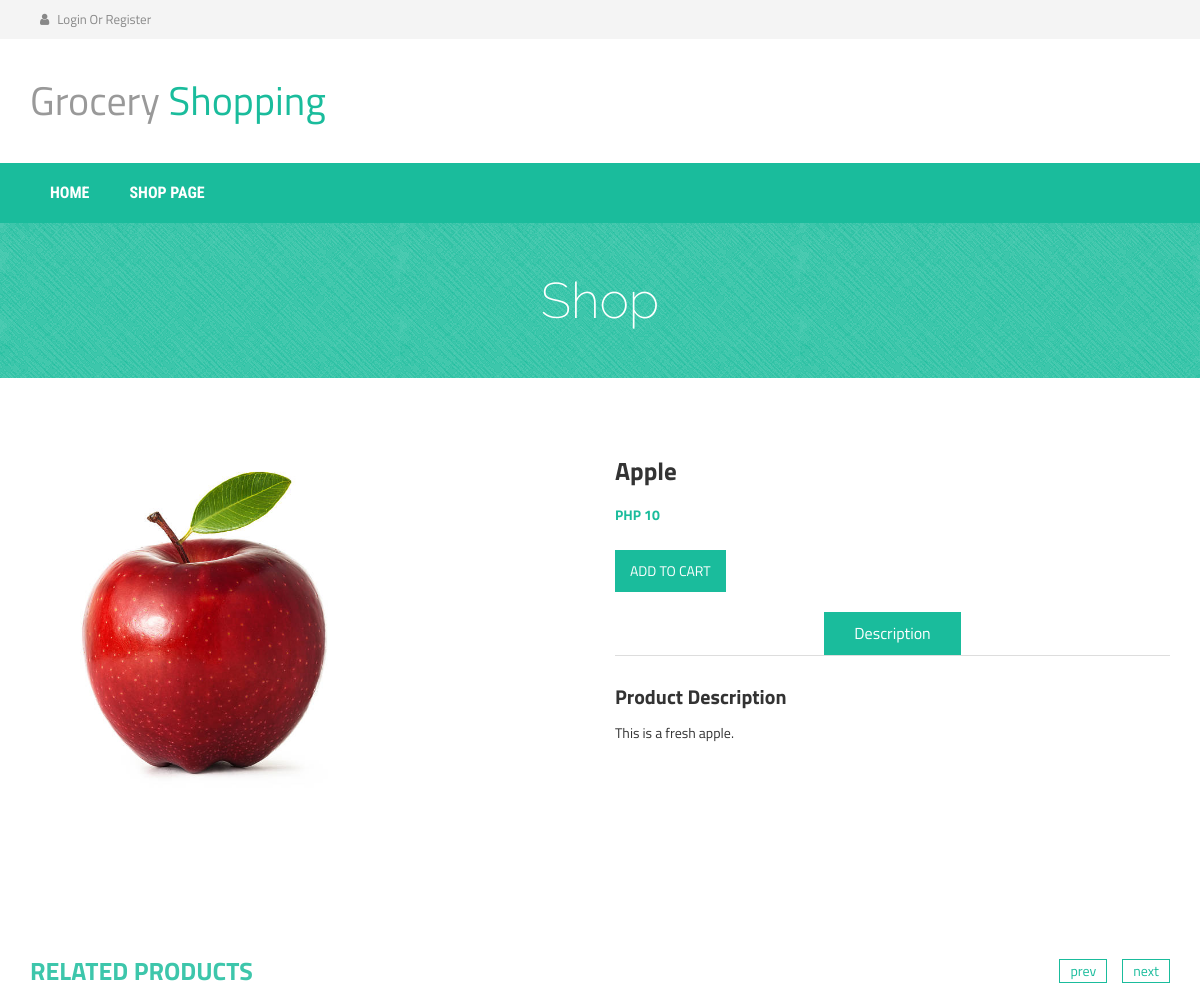
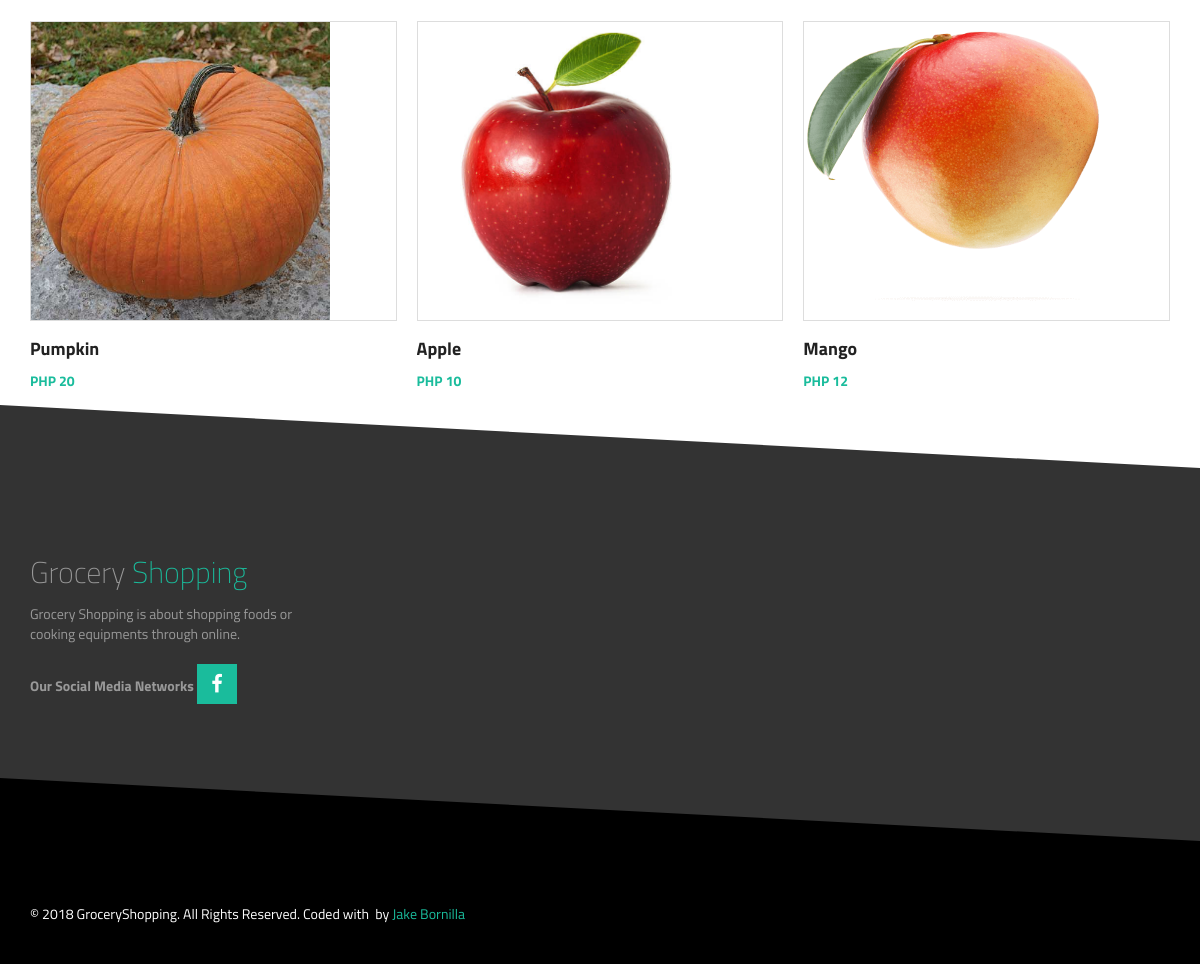
Page /Single?id=4 on the committed database (2 pictures, top to bottom).
### tables this page shows
CREATE TABLE `products` (
  `p_id` int(11) NOT NULL,
  `product_name` varchar(100) NOT NULL,
  `product_category` varchar(100) NOT NULL,
  `product_price` varchar(100) NOT NULL,
  `product_des` varchar(1000) NOT NULL,
  `file_name` varchar(100) NOT NULL,
  `file_path` varchar(100) NOT NULL,
  `file_ext` varchar(100) NOT NULL
);

### application/controllers/Single.php (called while the page is built)
<?php
class Single extends CI_Controller
{
    function index(){
        $id = $_GET['id'];
        $query = $this->Single_model->getPro($id);
        $data['product'] = $query->result();
        $query = $this->Single_model->rel_pro();
        $data['relpro'] = $query->result();
        $this->load->view('single-product',$data);
    }
}

### index.php (called while the page is built, shortened)
<?php
require_once BASEPATH.'core/CodeIgniter.php';

### application/models/Single_model.php (called while the page is built)
<?php
class Single_model extends CI_Model
{
    function getPro($id){
        $query = $this->db->get_where('products',array('p_id' => $id));
        return $query;
    }
    function rel_pro(){
        $query = $this->db->get('products');
        return $query;
    }
}

### application/views/single-product.php (the view, shortened to what this page needs)
<?php include "include/head2.php";?>
<?php include "include/head.php";?>
<div class="product-big-title-area">
    <div class="container">
        <div class="row">
            <div class="col-md-12">
                <div class="product-bit-title text-center">
                    <h2>Shop</h2>
                </div>
            </div>
        </div>
    </div>
</div>
<div class="single-product-area">
    <div class="zigzag-bottom"></div>
    <div class="container">
        <div class="row">
            <div class="col-md-12">
                <div class="product-content-right">
                    <?php
                    if(isset($product)){
                        foreach ($product as $row){
                            ?>
                            <div class="row">
                                <div class="col-sm-6">
                                    <div class="product-images">
                                        <div class="product-main-img">
                                            <img style="height: 350px; width: 350px" src="<?php echo base_url('/uploads/'.$row->file_name) ?>" alt="">
                                        </div>
                                    </div>
                                </div>
                                <div class="col-sm-6">
                                    <div class="product-inner">
                                        <h2 class="product-name"><?php echo $row->product_name ?></h2>
                                        <div class="product-inner-price">
                                            <ins>PHP <?php echo $row->product_price ?></ins>
                                        </div>
                                        <a href="<?php echo base_url()?>index.php/Cart?id=<?php echo $row->p_id ?>" ><button class="add_to_cart_button" type="submit">Add to cart</button></a>
                                        <br/><br/>
                                        <div role="tabpanel">
                                            <ul class="product-tab" role="tablist">
                                                <li role="presentation" class="active"><a href="#home" aria-controls="home" role="tab" data-toggle="tab">Description</a></li>
                                            </ul>
                                            <div class="tab-content">
                                                <div role="tabpanel" class="tab-pane fade in active" id="home">
                                                    <h2>Product Description</h2>
                                                    <p>
                                                        <?php echo $row->product_des ?>
                                                    </p>
                                                </div>
                                            </div>
                                        </div>
                                    </div>
                                </div>
                            </div>
                            <?php
                        }
                    }
                    ?>
                    <br/><br/><br/><br/><br/>
                    <div class="related-products-wrapper">
                        <h2 class="related-products-title">Related Products</h2>
                        <div class="related-products-carousel">
                            <?php
                            if(isset($relpro)){
                                foreach($relpro as $row ){
                                    ?>
                            <div class="single-product">
                            <div class="product-f-image">
                                <img style="height: 300px; width: 300px" src="<?php echo base_url() ?>uploads/<?php echo $row->file_name ?>" alt="">
                                <div class="product-hover">
                                </div>
                            </div>
                            <h2><a href=""><?php echo $row->product_name ?></a></h2>
                            <div class="product-carousel-price">
                                <ins>PHP <?php echo $row->product_price ?></ins>
                            </div>
                        </div>
                                    <?php
                                }
                            }
                            ?>
                        </div>
                    </div>
                </div>
            </div>
        </div>
    </div>
</div>
<?php include "include/footer.php";?>
<?php include "include/footer2.php";?>

### assets/style.css (style rules this page uses)
img { max-width: 100%; height: auto; }
h1, h2, h3, h4, h5, h6 { font-weight: 700; margin: 0 0 15px; }
body { font-family: 'Titillium Web', sans-serif; }
.slider-area, .promo-area, .brands-area, .maincontent-area, .footer-top-area, .product-widget-area, .product-breadcroumb-area, .single-product-area { position: relative;overflow: hidden }
.zigzag-bottom { background: none repeat scroll 0 0 #1abc9c; bottom: -80px; height: 165px; left: -5%; position: absolute; transform: rotate(3deg); width: 108%; z-index: 9; }
.product-f-image { position: relative; }
.product-hover { height: 100%; left: 0; position: absolute; top: 0; width: 100%;overflow: hidden;border: 1px solid #ddd; }
.product-hover:after { background: none repeat scroll 0 0 #000; content: ""; height: 100%; left: -100%; opacity: 0.6; position: absolute; top: 0; width: 100%;transition: .4s; }
.product-carousel-price ins { color: #1abc9c; font-weight: 700; margin-right: 5px; text-decoration: none; }
.single-product h2 { font-size: 18px; line-height: 25px; margin-bottom: 10px; margin-top: 15px; }
.single-product h2 a { color: #222; }
.single-product { overflow: hidden; }
a { color: #1abc9c }
.product-big-title-area { background: url(img/crossword.png) repeat scroll 0 0 #1ABC9C }
.product-bit-title h2 { font-family: raleway; font-size: 50px; font-weight: 200; margin: 0; padding: 50px 0;color: #fff; }
.single-product-area .zigzag-bottom { background-color: #333333 }
.single-product-area { padding: 80px 0 130px; }
input[type="submit"], button[type=submit] { background: none repeat scroll 0 0 #1abc9c; border: medium none; color: #fff; padding: 11px 20px; text-transform: uppercase; }
.product-main-img { margin-bottom: 20px; }
.product-name { font-size: 25px; margin-bottom: 20px; }
.product-inner-price { margin-bottom: 25px; }
.product-inner-price > ins { color: #1abc9c; font-weight: 700; margin-right: 10px; text-decoration: none; }
.add_to_cart_button { background: none repeat scroll 0 0 #1abc9c; border: medium none; color: #fff; padding: 6px 25px;display: inline-block }
.product-tab { border-bottom: 1px solid #ddd; list-style: outside none none; margin: 0 0 30px; padding: 0; text-align: center; }
.product-tab li { display: inline-block; }
.product-tab li.active { background: none repeat scroll 0 0 #1abc9c; }
.product-tab li.active a { color: #fff; }
.product-tab li a { color: #222; display: block; font-size: 16px; padding: 10px 30px; }
.tab-content h2 { font-size: 20px; }
.tab-content { margin-bottom: 30px; }
.related-products-wrapper { margin-top: 30px; }
.related-products-title { color: #3dc6ab; font-size: 25px; margin-bottom: 30px; text-transform: uppercase; }

### assets/css/responsive.css (style rules this page uses)
@media only screen and (min-width: 992px) and (max-width: 1280px) { input[type="submit"], button[type="submit"] { padding: 11px 15px; } }

### rows in the picture
products: file_name (picture), product_name "Apple", product_price "10", product_des "This is a fresh apple."
products: file_name (picture), product_name "Pumpkin", product_price "20"
products: file_name (picture), product_name "Mango", product_price "12"
